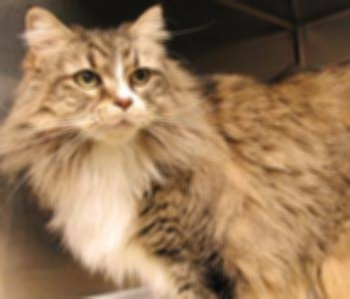
#> input picture image_samples/Blur-cat.10087.jpg, 350 x 299 px, found by its file name
$ python test_script.py   (older library calls are emulated)
#> lines starting #> are read from the running program, lines starting #| are printed output that depends on the picture; long printed decimals are rounded
import sys
import os
import glob
import re
import numpy as np
import pandas as pd
import cv2
from PIL import Image as IMG
from skimage import feature
from skimage.restoration import estimate_sigma

img_path = r'D:\DataScience\Image Classification\all\train\Blur-cat.10087.jpg'


def estimate_blurriness(img_path):
    image = cv2.imread(img_path)
#> image is the input picture: shape (299, 350, 3); mean B, G, R 87.7, 120.5, 152.3
    image = cv2.cvtColor(image, cv2.COLOR_BGR2GRAY)
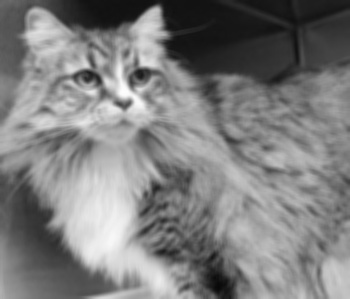
#> image: shape (299, 350); min 8, max 253, mean 126.3
    fm = cv2.Laplacian(image, cv2.CV_64F).var()
#> fm = 23.75
    return fm


def compute_quality(blur, threshold1=50, threshold2=100):
    blur_list = [blur.tolist()]
    blur_df = pd.DataFrame({'blur': blur_list})
    blur_df['labels'] = pd.cut(blur_df.blur, [0, threshold1, threshold2, float("inf")], labels=['Poor', 'Average', 'Good'])
    return blur_df['labels'].iloc[0]


def font_color(quality):
    if quality == 'Poor':
        col = 'red'
    elif quality == 'Average':
        col = 'orange'
    else:
        col = 'green'
    return col


blur = estimate_blurriness(img_path)
#> blur = 23.75
qual = compute_quality(blur)
#> in compute_quality, `blur_list = [blur.tolist()]`: blur_list = [23.75]
#> in compute_quality, `blur_df = pd.DataFrame({'blur': blur_list})`: blur_df = table of 1 rows and 1 columns
#> qual = 'Poor'
print("Blur Value : %s" %(blur))
#| Blur Value : 23.752
print("Image Quality : %s " % (qual))
#| Image Quality : Poor
print(font_color(qual))
#| red
